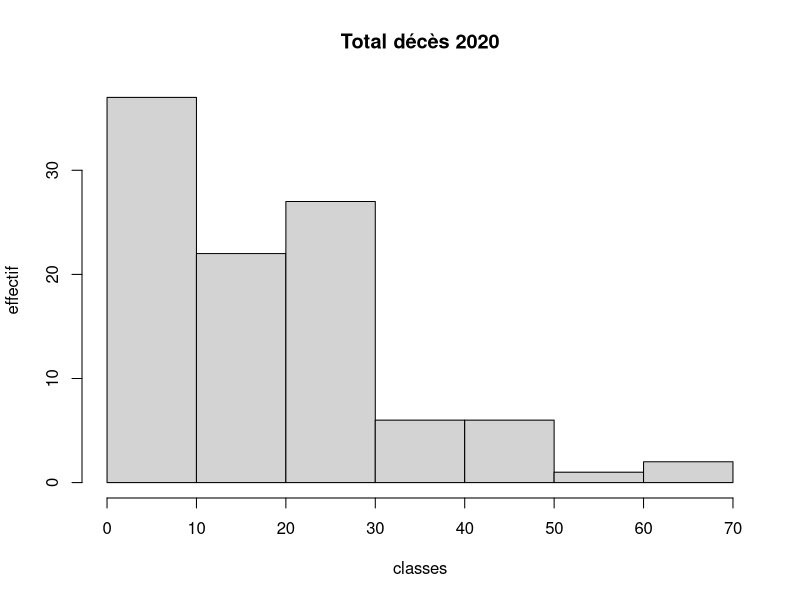

Reproduce this figure in R.
## ---- chunk 1
knitr::opts_chunk$set(echo = TRUE)
## ---- chunk 2
data <- read.csv("data/2021-09-17_deces_quotidiens_departement_csv.csv", sep =";")
length(data$Zone)
## ---- chunk 3
head(data)
choix <- data [data$Date_evenement == '01-janv.'&data$Zone != 'France', c('Zone', 'Total_deces_2020')]
write.csv(choix, "data/choix.csv")
knitr::kable(head(choix))
## ---- chunk 4
hist(choix$Total_deces_2020, main = "Total décès 2020", xlab = "classes", ylab = "effectif")
## ---- chunk 5
data <- read.csv2("data/2021-09-17_deces_quotidiens_departement_csv.csv", fileEncoding = "UTF-8")

